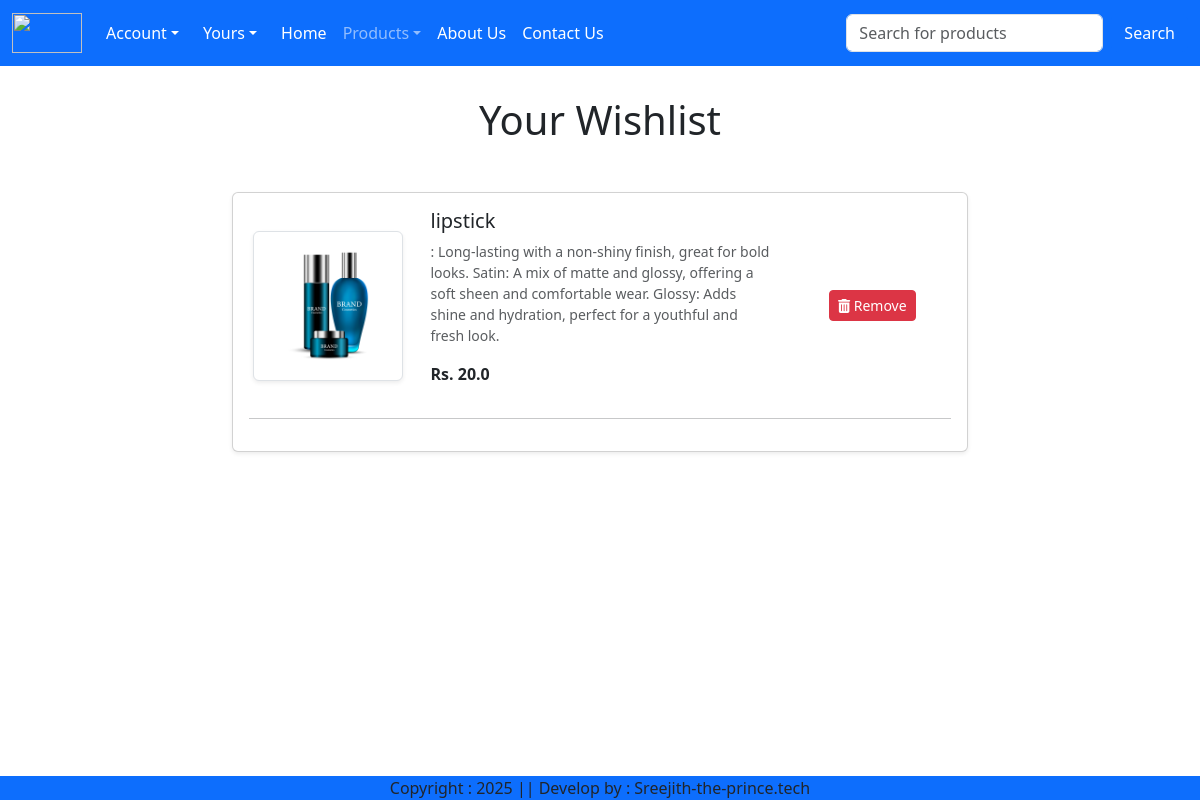
/wishlist/ (signed in), run on the app's committed database.
### app/models.py (models this page shows, shortened)
class Wishlist(models.Model):
    user= models.ForeignKey(User,on_delete=models.CASCADE)
    product= models.ForeignKey(Product,on_delete=models.CASCADE)

class Product(models.Model):
    title = models.CharField(max_length=100)
    selling_price = models.FloatField()
    discounted_price =models.FloatField()
    description = models.TextField()
    composition = models.TextField(default='')
    prodapp = models.TextField(default='')
    category = models.CharField(choices= CATEGORY_CHOICES, max_length=2)
    product_image= models.ImageField(upload_to='product')

### app/views.py (the view)
# urls.py: path('wishlist/',views.wishlist, name='wishlist'),
@login_required
def wishlist(request):
    user = request.user
    wishlist = Wishlist.objects.filter(user=user)  # Ensure this is a QuerySet
    totalitem = Cart.objects.filter(user=user).count()
    wishitem = wishlist.count()  # Count wishlist items
    return render(request, 'app/wishlist.html', {
        'wishlist': wishlist,
        'totalitem': totalitem,
        'wishitem': wishitem
    })

### app/templates/app/wishlist.html (shortened to what this page needs)
{% extends "app/base.html" %}
{% load static %}
{% block main-content %}
<br><br>
<div class="container my-5">
    <div class="row justify-content-center">
        {% if wishlist.exists %}
        <h1 class="text-center mb-5">Your Wishlist</h1>
        <div class="col-lg-8">
            <div class="card shadow-sm">
                <div class="card-body">
                    {% for item in wishlist %}
                    <div class="row align-items-center mb-3">
                        <div class="col-md-3 text-center">
                            <img src="{{ item.product.product_image.url }}" class="img-fluid img-thumbnail shadow-sm" height="150" width="150" alt="{{ item.product.title }}">
                        </div>
                        <div class="col-md-6">
                            <h5>{{ item.product.title }}</h5>
                            <p class="text-muted small">{{ item.product.description }}</p>
                            <p><strong>Rs. {{ item.product.discounted_price }}</strong></p>
                        </div>
                        <div class="col-md-3 text-center">
                            <button class="btn btn-danger btn-sm minus-wishlist" pid="{{ item.product.id }}">
                                <i class="fas fa-trash-alt"></i> Remove
                            </button>
                        </div>
                    </div>
                    <hr>
                    {% endfor %}
                </div>
            </div>
        </div>
        {% else %}
        <h1 class="text-center mb-5">Your Wishlist is Empty</h1>
        <div class="text-center">
            <a href="/" class="btn btn-primary">Continue Shopping</a>
        </div>
        {% endif %}
    </div>
</div>
{% endblock main-content %}

### data on the page
Wishlist: product.product_image (picture), product "lipstick", product.description ": Long-lasting with a non-shiny finish, great for bold looks. Satin: A mix of matte and glossy, offering a soft sheen and comfortable wear. Glossy: Adds shine and hydration, perfect for a youthful and fresh look.", product.discounted_price "20.0"
